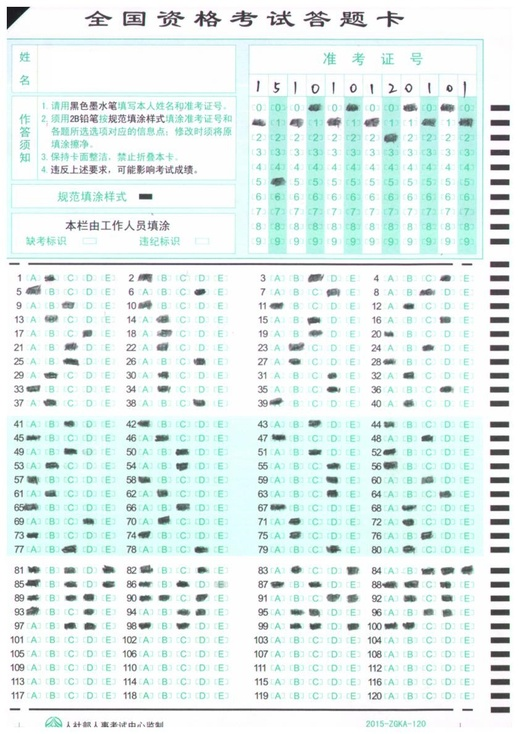
#> input picture DigitalImageProcessing-main/data/151010120101.jpg, 523 x 734 px, shrunk from 847 x 1187 before the run
$ python main.py
#> lines starting #> are read from the running program, lines starting #| are printed output that depends on the picture; after the words box and inside, x2 and y2 are one past the last pixel; in counts of white or black regions, pixels touching at a corner belong together
### DigitalImageProcessing-main/preprocess.py
#滤波与颜色转换
import cv2
import json
import numpy as np

def autoshow(img):
    if img is None:
        print("图像为空，无法显示")
        return
    cv2.imshow("image", img)
    k = cv2.waitKey(0)  # 等待任意键
    if k & 0xFF == ord('q'):
        print("按下'q'退出")
    cv2.destroyAllWindows()
    return

#定义卷积核
class KernelBank:
    """
    支持注册固定核或核生成器(factory)
    用法:
      kb = KernelBank()
      kb.register("sharpen", kernel=np.array(...))
      kb.register("gauss", factory=my_gauss_factory)
      k = kb.get("gauss", size=5, sigma=1.2)
      out = kb.apply(img, "gauss", size=5, sigma=1.2, per_channel=False)
    """
    def __init__(self):
        self.kernels={}

    def register(self,name,kernel=None,factory=None):
#> in colordivide, image is the input picture: shape (734, 523, 3); mean B, G, R 239, 240.6, 227.9
        key=str(name)
        entry={'kernel':None,'factory':None}
        if kernel is not None:
            entry['kernel']=np.asarray(kernel,dtype=np.float32)
        if factory is not None:
            if not callable(factory):
                raise TypeError("Factory must be callable")
            entry['factory']=factory
        self.kernels[key]=entry

    # [18 lines left out: functions set_kernel, set_factory, not called in this run]

    def get_kernel(self,name,*args,**kwargs):
        key=str(name)
        if name not in self.kernels:
            raise TypeError(f"{name} not exits")
        entry=self.kernels[key]
        if entry['kernel'] is not None:
            return entry['kernel']
        if entry['factory'] is None:
            raise TypeError(f"'{name}' has no kernel or factory")
        kernel=np.asarray(entry['factory'](*args,**kwargs),dtype=np.float32)
        if kernel.ndim !=2:
            raise TypeError("generate kernel must be 2D!")
        return kernel

    def apply(self,img,name,*args,per_channel=True,borderType=cv2.BORDER_REFLECT,**kwargs):
        """
        将指定核应用到图像并返回结果（uint8）。
        - img: HxW 或 HxWxC numpy ndarray
        - name: 注册名
        - *args/**kwargs: 若使用 factory 则传给 factory
        - per_channel: True 对每个通道独立应用；False 仅对亮度通道(Y)应用
        """
#> called with name = 'gaussian', per_channel = True, borderType = 2
        kernel=self.get_kernel(name,*args,**kwargs)
        if img is None:
            return None
        if img.ndim==2:
            out=cv2.filter2D(img,ddepth=-1,kernel=kernel,borderType=borderType)
            return np.clip(out,0,255).astype(np.uint8)
        if per_channel:
            out=cv2.filter2D(img,ddepth=-1,kernel=kernel,borderType=borderType)
#> call 2 of apply, with name = 'sharpen', per_channel = True, borderType = 2
            return np.clip(out,0,255).astype(np.uint8)
        else :
            yuv=cv2.cvtColor(img,cv2.COLOR_BGR2YUV).astype(np.float32)
            y=yuv[:,:,0]
            y_f=cv2.filter2D(img,ddepth=-1,kernel=kernel,borderType=borderType)
            yuv[:,:,0]=np.clip(y_f,0,255)
            out=cv2.cvtColor(img,cv2.COLOR_YUV2BGR)
            return out

    def exits(self,name):
        return str(name) in self.kernels

    def unregister(self,name):
        self.kernels.pop(str(name),None)

    def list(self):
        return sorted(self.kernels.keys())

    def __len__(self):
        return len(self.kernels)

# 在模块级创建一个全局的 KernelBank 单例，供整个模块/程序复用
kb = KernelBank()

# 便捷接口：在外部可以调用 register_kernel(...) 注册核/factory
def register(name, kernel=None, factory=None):
    kb.register(name, kernel=kernel, factory=factory)

def set_kernel(name, kernel):
    kb.set_kernel(name, kernel)

def set_factory(name, factory):
    kb.set_factory(name, factory)

def list_kernels():
    return kb.list()

def gaussian_kernel(size=3,sigma=1.0):
    assert size%2==1,"size must be odd"
    ax=np.arange(-size//2+1,size//2+1)
    xx,yy=np.meshgrid(ax,ax)
    kernel=np.exp(-(xx**2+yy**2)/(2*sigma*sigma))
    kernel=kernel/np.sum(kernel)
    return kernel

# [9 lines left out: function average_kernel, not called in this run]

def sharpen(size=3, sigma=None, amount=1.0):
    """
    生成锐化卷积核（基于 unsharp mask 核形式）：
      kernel = (1+amount)*delta - amount * Gaussian(size, sigma)
    参数:
      size: 奇数核大小
      sigma: 高斯标准差，None 时取 size/6
      amount: 锐化强度（0 不变，越大越锐）
    返回: float32 的 2D 卷积核
    """
    assert size % 2 == 1, "size must be odd"
    if sigma is None:
        sigma = max(0.3, size / 6.0)
    ax = np.arange(-size // 2, size // 2 + 1)
    xx, yy = np.meshgrid(ax, ax)
    g = np.exp(-(xx**2 + yy**2) / (2.0 * sigma * sigma))
    g = g / g.sum()
    kernel = -amount * g
    kernel[size // 2, size // 2] += (1.0 + amount)
    return kernel.astype(np.float32)

register("gaussian",factory=gaussian_kernel)
register("average",factory=average_kernel)
register("sharpen",factory=sharpen)

def process_image(img,name,*args,kernel=None,factory=None,**kwargs):
    key=str(name)
    if key not in kb.kernels:
        register(name,kernel,factory)

    return kb.apply(img,name,*args,**kwargs)
#> in apply (call 2), `out=cv2.filter2D(img,ddepth=-1,kernel=kernel,borderType=borderType)`:
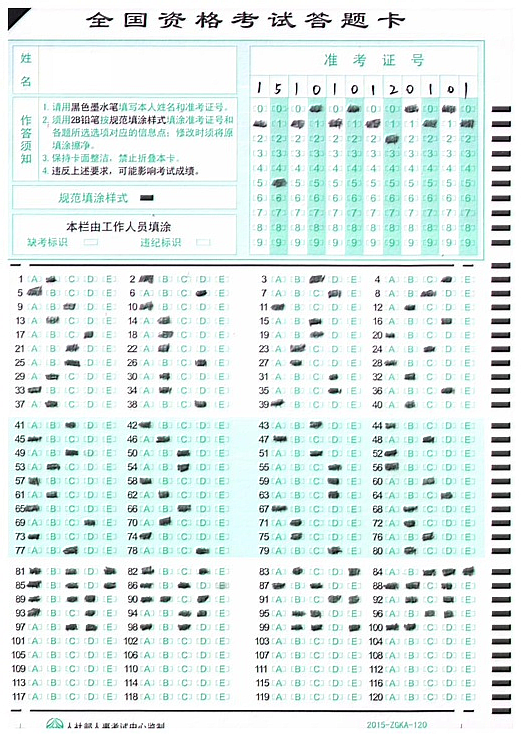
#> out: shape (734, 523, 3); mean B, G, R 236, 237.5, 225.5

### DigitalImageProcessing-main/main.py
import os
import cv2
import numpy as np
import utils
import preprocess
""" from utils import (
    denoise_image,
    convert_color_space, cluster_colors,
    binarize_image, extract_connected_components,
    morphological_refine
) """
from sklearn.cluster import KMeans
import matplotlib.pyplot as plt

#导入数据
IN_PUTIMAGE = "./data/DBY3.png"
IN_PUTDIR = "./data"

def convert_color_space(img, space='YUV'):
#> called with space = 'YUV'
    if space == 'HSV':
        return cv2.cvtColor(img, cv2.COLOR_BGR2HSV)
    elif space == 'Lab':
        return cv2.cvtColor(img, cv2.COLOR_BGR2Lab)
    else:
        return cv2.cvtColor(img, cv2.COLOR_BGR2YUV)
#> returned value: shape (734, 523, 3); mean of channels 0, 1, 2 233.8, 129, 120.8

#三维图像聚类函数
def cluster_colors(img, k=3):
    H, W = img.shape[:2]
    # 将图像展开为二维数组 (N, 3)
    data = img.reshape((-1, 3))
    data = np.float32(data)
    # 执行KMeans聚类
    kmeans = KMeans(n_clusters=k)
    kmeans.fit(data)
    #获取类标签
    labels=kmeans.labels_
    #获取质心
    centroids=kmeans.cluster_centers_
    # plt.scatter(data[:,0],data[:,1],data[:,2],c=labels,cmap='jet')
    # plt.show()
    return  labels.reshape((H,W)),centroids

#对图像单一维度聚类图像
def cluster_1dim(_img,k=2):
#> called with k = 2
    data=_img.reshape((-1,1))
    data = np.float32(data)
    kmeans=KMeans(n_clusters=k)
    kmeans.fit(data)
    #获取类标签
    labels=kmeans.labels_
    #获取质心
    centroids=kmeans.cluster_centers_
    H, W = _img.shape
#> H = 734; W = 523
    return  labels.reshape((H,W)),centroids

def binarize_image(img):
    y_channel = img[:, :, 0]
    _, binary = cv2.threshold(y_channel, 0, 255, cv2.THRESH_BINARY + cv2.THRESH_OTSU)
    return binary
def morphological(binary_img, kernel_size=5, iterations=2):
    """
    膨胀暗色区域（黑色文字），用于连接断裂的笔画

    参数:
        binary_img: 二值图像 (黑色前景, 白色背景)
        kernel_size: 膨胀核的大小
        iterations: 膨胀迭代次数

    返回:
        膨胀后的二值图像
    """
    # 反转二值图：黑色变白色，白色变黑色
    inverted = cv2.bitwise_not(binary_img)
    # 对反转后的图像进行膨胀（白色膨胀）
    kernel = cv2.getStructuringElement(cv2.MORPH_ELLIPSE, (kernel_size, kernel_size))
    dilated = cv2.dilate(inverted, kernel, iterations=iterations)
    # 再次反转回来：恢复原始色系，但黑色已经膨胀
    result = cv2.bitwise_not(dilated)
    return result


#对单个簇提取连通域
def single_cluster_binarize(cls,img,labels,centroids):
    mask = (labels == cls)                 # (H, W) 布尔掩码
    layer = np.zeros_like(img)           # 与原图同形状 dtype 的空图层
    color = centroids[cls].astype(np.uint8)                 # 取出该簇的质心颜色（三通道）
    #直接用布尔掩码赋值
    layer[mask] = img[mask]
    color=cv2.mean(layer)[:3]
    color = np.array(color, dtype=np.uint8)  # ← 转换为数组
    print(f"簇的编号: {cls}; 质心颜色: {color}")

    layer=np.ones_like(img)*255
    layer[mask]=img[mask]
    binary = binarize_image(layer)
    # kernel = cv2.getStructuringElement(cv2.MORPH_ELLIPSE, (3, 3))
    closed_layers = morphological(binary, kernel_size=3, iterations=1)#连接断字
    # colored_closed=np.zeros_like(img)
    mask_closed = (closed_layers == 0)
    closed_layers = np.ones_like(img) * 255
    closed_layers[mask_closed]=color
    return closed_layers
    # return layer
    # return binary


#处理单张图函数
def singleimage_process(image,space='YUV'):
    #降噪锐化（去背景点）
    image_denoise = preprocess.process_image(image,'gaussian',factory=preprocess.gaussian_kernel,size=3,sigma=1.0)
    image_sharpen=preprocess.process_image(image,'sharpen',factory=preprocess.sharpen,size=3)
    #颜色空间转换（分出亮度/色度）
    image_cvt=convert_color_space(image_sharpen,space=space)
    # 先在亮度方向上聚类
    # labels,centroids=cluster_colors(image_cvt,k=4)
    labels,centroids=cluster_1dim(image_cvt[:,:,2])
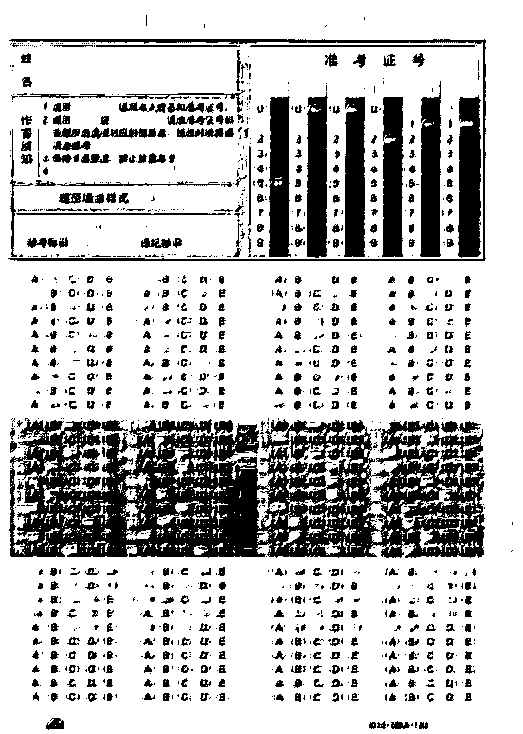
#> labels: shape (734, 523) int32; values 0 (black) and 1 (white), 75.9% white; 1225 black regions (741 under 20 px), largest, box (x1, y1, x2, y2) and area: (9, 418, 485, 558) 43088, (458, 95, 481, 258) 3303, (8, 39, 486, 261) 3085
#> centroids = [104.1, 126.1]
    # print(centroids,labels.shape)
    #对每个簇连通域提取,阈值（二值化亮度区分文字）
    closed_layers=[]
    for cls in range(len(centroids)):
        centroids_uint8 = np.clip(np.round(centroids), 0, 255).astype(np.uint8)
        colored_layer=single_cluster_binarize(cls,image_sharpen,labels,centroids_uint8)
        closed_layers.append(colored_layer)
        print(f"处理第{cls}簇...")
        preprocess.autoshow(closed_layers[-1])
#> this loop made 2 passes; (key q is pressed on pass 1)
#> (centroids_uint8, color in single_cluster_binarize) on passes 1 to 2: ([104, 126], [55, 56, 47]), ([104, 126], [180, 180, 178])
#> (printed output is left out)
#> pass 1, in binarize_image, `y_channel = img[:, :, 0]`:
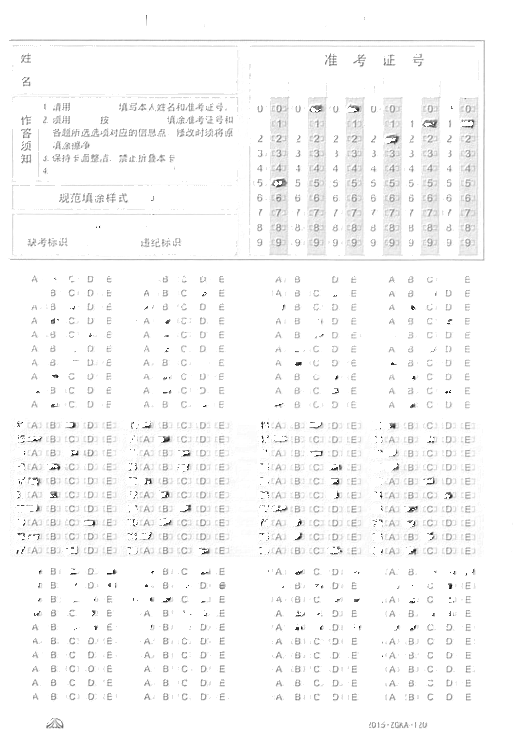
#> y_channel: shape (734, 523); min 11, max 255, mean 248.6
#> pass 1, in binarize_image, `_, binary = cv2.threshold(y_channel, 0, 255, cv2.THRESH_BINARY + cv2.T..`:
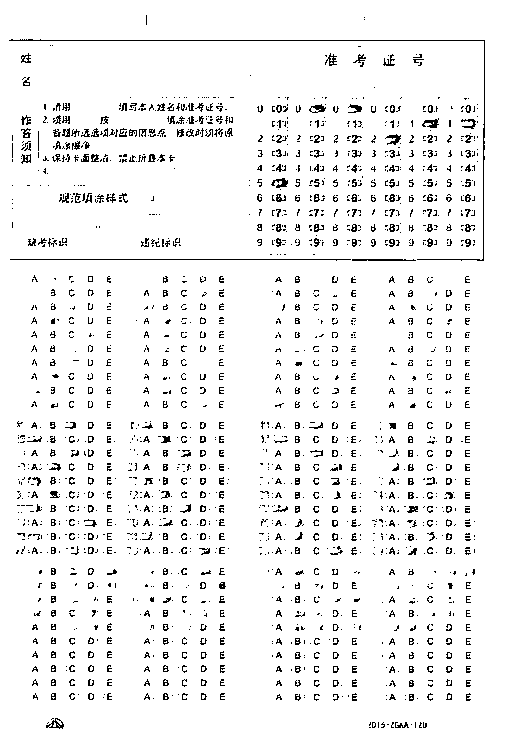
#> binary: shape (734, 523); 94.5% white; black in thin lines or dots, all inside (x1, y1, x2, y2) = (9, 15, 485, 729)
#> after the loop, closed_layers = 2 items


    image_final = np.ones_like(image)*255

    return image_final

#总处理函数
def colordivide(image_dir):
    #读取图像
    for file_path in os.listdir(image_dir):
        if not file_path.lower().endswith(('.jpg', '.png', '.jpeg')):
            continue
        print(f"处理Processing {file_path}...")
        image_path = os.path.join(image_dir, file_path)
        image = cv2.imread(image_path)

        image_final=singleimage_process(image)
#> image_final: shape (734, 523, 3); every value is 255
        # preprocess.autoshow(image_final)
        # utils.show_y_hist(image_final, bins=256, normalize=True, save_path=None, figsize=(6,4))
        img_to_save = image_final
        img_to_save=np.clip(img_to_save, 0, 255).astype(np.uint8)
        print(cv2.imwrite('./data/result/result1.jpg',img_to_save))
#| True

"""

        #连通域提取,阈值（二值化亮度区分文字）
        binary = binarize_image(img_clustered)
        components=extract_connected_components(binary)
        # autoshow(binary)
    #形态学修正（连接断字）
        refined = morphological_refine(binary)
        # autoshow(refined)
    #分层（每种颜色单独成图）
        for i in range(1, 4):  # 假设有3个前景颜色类别
            layer = np.zeros_like(image)
            layer[labels == i] = image[labels == i]
            autoshow(layer)
    #输出结果：
 """

#test
colordivide(IN_PUTDIR)
